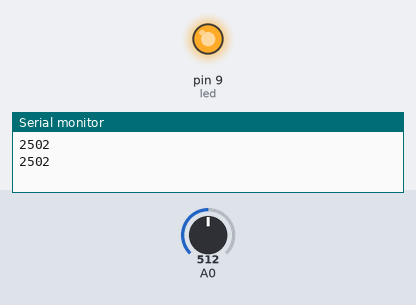
This sketch was run on a simulated Arduino Uno, built with avr-gcc and run on an emulated ATmega328P. Shown: output pins drawn as LEDs (lit = HIGH), the last lines printed to the serial monitor. Inputs (shaded band) come from the test bench; at power-on: A0 = 512.

Above: at 5.8 s.
5.9 s: A0 set to 122
11.9 s: A0 set to 0
At 12.4 s:
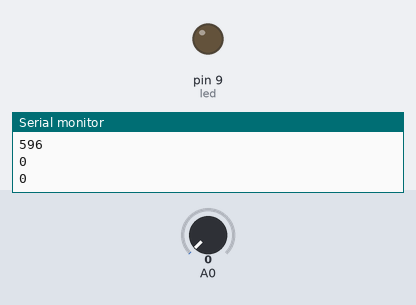
17.9 s: A0 set to 306
At 18.3 s:
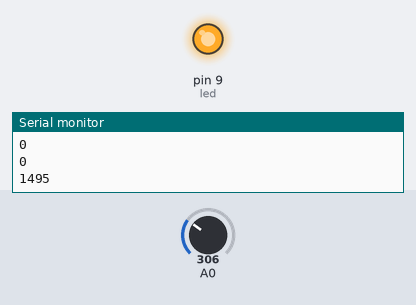
Timing chart, 0 to 34.3 s (numbered marks = the images above; inputs shaded):
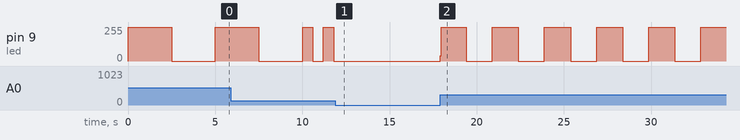

The sketch:

sketch_sep12e.ino
```cpp
int led = 9;
// the setup routine runs once when you press reset:

void setup() {
  // initialize serial communication at 9600 bits per second:
  Serial.begin(9600);
  // initialize digital pin LED_BUILTIN as an output.
  pinMode(led, OUTPUT);}

// the loop routine runs over and over again forever:
void loop() {
  // read the input on analog pin 0:
  int sensorValue = analogRead(A0);
  // Convert the analog reading (which goes from 0 - 1023) to a voltage (0 - 5V):
  int voltage = sensorValue * (5.0 / 1023.0)*1000;
  // print out the value you read:
  Serial.println(voltage);
  digitalWrite(led, HIGH);   // turn the LED on (HIGH is the voltage level)
  delay(voltage);                     // wait for a second
  digitalWrite(led, LOW);    // turn the LED off by making the voltage LOW
  delay(voltage);
}
```

Measured:
- after the input at 11.9 s, pin 9 (led): stops changing and stays 0/255
- after the input at 17.9 s, pin 9 (led): 0/255 → 41/255 at once, then repeats every 2.9 s: 255/255 1.4 s, 0/255 1.5 s
